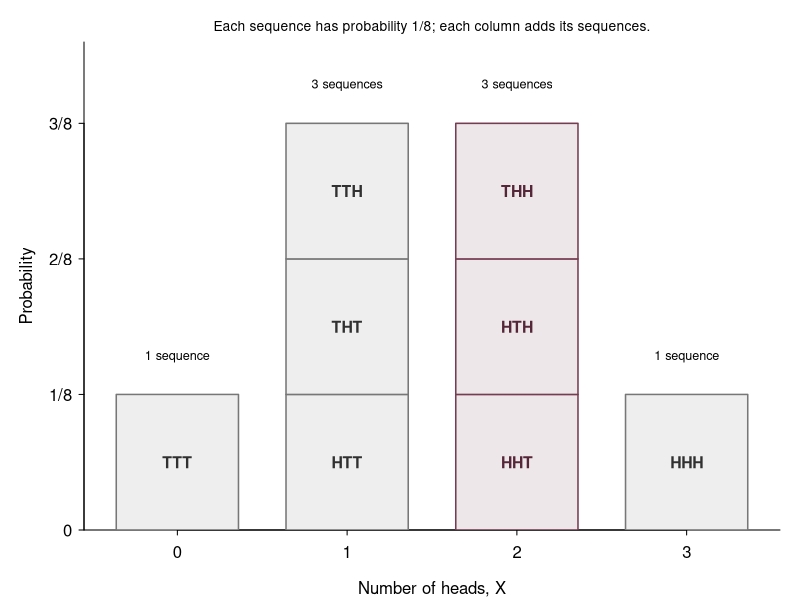

The R source for this figure:
# Reproduce the course-authored companion to the instructor-supplied dice chart.
# All eight sequences are theoretical outcomes of three independent fair tosses.
out <- 'assets/inferential-statistics/binomial-three-toss-arrangements.svg'
svg(out, width=7.2, height=3.05, pointsize=15, bg='white')
par(mar=c(3.5,4.2,2.1,1),mgp=c(2.4,.6,0),tcl=-.25,family='sans')
plot(NA, xlim=c(-.55,3.55), ylim=c(0,.45), xaxs='i',yaxs='i',
     xaxt='n',yaxt='n', xlab='Number of heads, X',ylab='Probability',bty='l')
axis(1,at=0:3)
axis(2,at=(0:3)/8,labels=c('0','1/8','2/8','3/8'),las=1)
groups <- list('TTT',c('HTT','THT','TTH'),c('HHT','HTH','THH'),'HHH')
for (k in 0:3) {
  sequences <- groups[[k+1]]
  for (j in seq_along(sequences)) {
    rect(k-.36,(j-1)/8,k+.36,j/8,
         col=if(k==2)'#EEE7EA' else '#EEEEEE',
         border=if(k==2)'#763D52' else '#777777',lwd=1.5)
    text(k,(j-.5)/8,sequences[j],cex=.95,
         col=if(k==2)'#542638' else '#303030',font=2)
  }
  text(k,length(sequences)/8+.035,
       if(length(sequences)==1)'1 sequence' else '3 sequences',cex=.76)
}
mtext('Each sequence has probability 1/8; each column adds its sequences.',side=3,line=.35,cex=.83)
dev.off()
stopifnot(identical(lengths(groups),c(1L,3L,3L,1L)), choose(3,2)==3,
          choose(10,2)==45, abs(dbinom(2,3,.5)-3/8)<1e-12)
